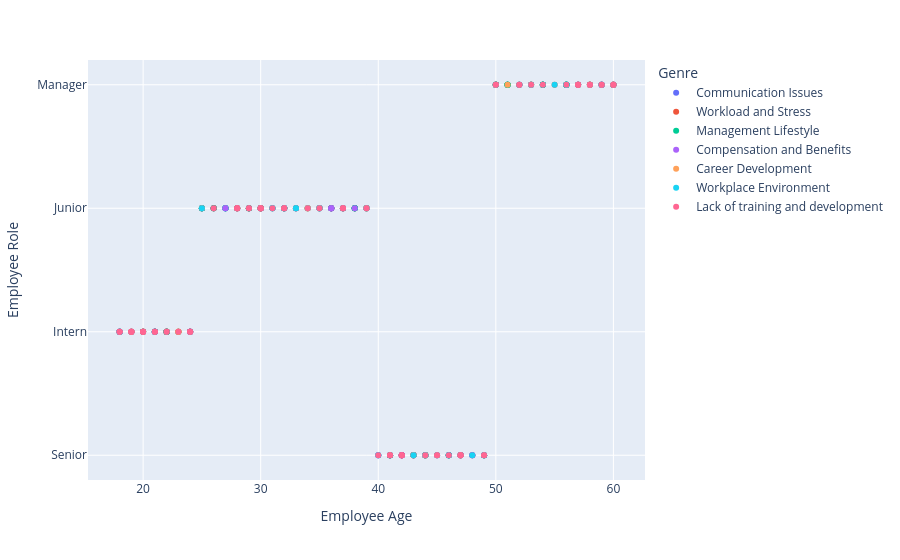

Here is the notebook cell this chart was saved with:
### Markdown cell above
Age and Role to Genre

### Code cell
import plotly.express as px
fig = px.scatter(df, x="Employee Age", y="Employee Role", color="Genre", hover_data=['Report'])
fig.show()
